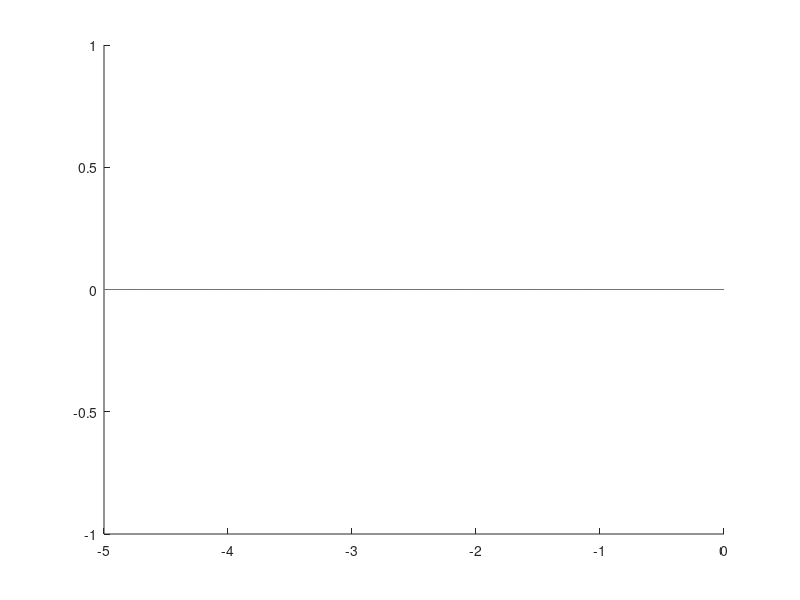

Write the MATLAB code that produced this figure. (Note: this script raises an error after producing the figure.)
% This example shows how to use NXT motors with jobst.io. You can see basic
% PI regulator algorithm on Matlab side.
% 
% Feel free tinkering with kp and ki values.
%
%
% Version of this file: 1.0 (8.11.2019)
% Author: Vojtech Mlynar, Roman Adamek
% 
% www.jobst.io


clear, close;


%% User changeable variables
MotorPort = 'A';

kp = 0.5; % Gain of proportional part
ki = 0.04; % Gain of integration part


%% Initialization of variables and plot
u_i = 0;

tic;
start_time = toc;
last_time = start_time;
dt = 0.01; % time step of integration

pos_log = zeros(1, 500);
w_pos_log = zeros(1, 500);
t = linspace(0, -5, 500);

figure
hold on
p = plot(t,pos_log, t, w_pos_log);
pause(0.1);


%% Jobst init
Cube = Jobst; % Create object
Cube.Connect; % Connect to jobst


%% Main loop
while 1
    start_time = toc;
    if start_time >= last_time + dt
        last_time = start_time;
        
        pos = Cube.GetEncoderTicks(MotorPort); % Get position of motor
        
        w_pos = sin(toc/2)*720;
        e = double(w_pos - pos); % Calculate error
        
        % Proportional part of regulator
        u_p = kp * e;
        
        % Integrational part of regulator
        u_i = u_i + ki *e
        u_i = min(100, max(-100, u_i)); % Saturate output of I part
               
        u = u_p + u_i;
        
        u = round(min(100, max(-100, u))); % Saturate action value to +-100
        
        %You may need to erase minus sign to match direction of rotation
        Cube.SetMotorPercentage(MotorPort,-1*u); % Set motor
        
        pos_log = [pos_log(2:end), pos]; % Actual position
        w_pos_log = [w_pos_log(2:end), w_pos]; % Target position
        set(p(1), 'YData', pos_log);
        set(p(2), 'YData', w_pos_log);
        drawnow % Redraw plot
    end
end